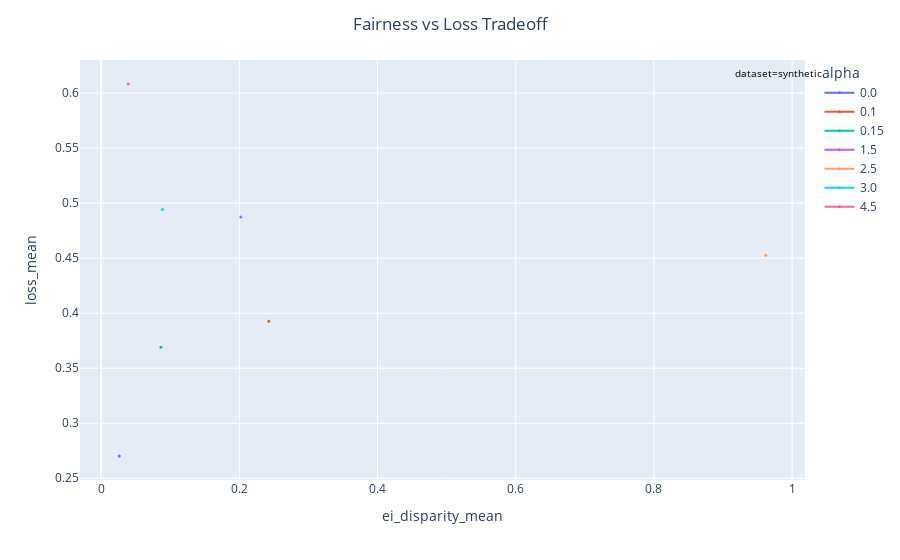

Here is the notebook cell this chart was saved with:
### Code cell
fig = px.line(results, x='ei_disparity_mean', y='loss_mean', color='alpha', hover_data='lambda', markers=True)
fig.add_annotation(dict(font=dict(color='black',size=10),
                                        x=0.9,
                                        y=0.99,
                                        showarrow=False,
                                        text='dataset=synthetic',
                                        textangle=0,
                                        xanchor='left',
                                        xref="paper",
                                        yref="paper"))
fig.update_layout(title=dict(text='Fairness vs Loss Tradeoff', x=0.5))
fig.update_traces(marker=dict(size=3))
fig.show()

### Figure 1 — Plotly figure (JSON) as saved in the notebook; plotly's stock layout.template omitted (floating-point values rounded to 4 significant figures)
{"data": [{"customdata": [[1]], "hovertemplate": "alpha=0.0<br>ei_disparity_mean=%{x}<br>loss_mean=%{y}<br>lambda=%{customdata[0]}<extra></extra>", "legendgroup": "0.0", "line": {"color": "#636efa", "dash": "solid"}, "marker": {"size": 3, "symbol": "circle"}, "mode": "lines+markers", "name": "0.0", "orientation": "v", "showlegend": true, "type": "scatter", "x": [0.02622], "xaxis": "x", "y": [0.2702], "yaxis": "y"}, {"customdata": [[1]], "hovertemplate": "alpha=0.1<br>ei_disparity_mean=%{x}<br>loss_mean=%{y}<br>lambda=%{customdata[0]}<extra></extra>", "legendgroup": "0.1", "line": {"color": "#EF553B", "dash": "solid"}, "marker": {"size": 3, "symbol": "circle"}, "mode": "lines+markers", "name": "0.1", "orientation": "v", "showlegend": true, "type": "scatter", "x": [0.2427], "xaxis": "x", "y": [0.3928], "yaxis": "y"}, {"customdata": [[1]], "hovertemplate": "alpha=0.15<br>ei_disparity_mean=%{x}<br>loss_mean=%{y}<br>lambda=%{customdata[0]}<extra></extra>", "legendgroup": "0.15", "line": {"color": "#00cc96", "dash": "solid"}, "marker": {"size": 3, "symbol": "circle"}, "mode": "lines+markers", "name": "0.15", "orientation": "v", "showlegend": true, "type": "scatter", "x": [0.0866], "xaxis": "x", "y": [0.369], "yaxis": "y"}, {"customdata": [[1]], "hovertemplate": "alpha=1.5<br>ei_disparity_mean=%{x}<br>loss_mean=%{y}<br>lambda=%{customdata[0]}<extra></extra>", "legendgroup": "1.5", "line": {"color": "#ab63fa", "dash": "solid"}, "marker": {"size": 3, "symbol": "circle"}, "mode": "lines+markers", "name": "1.5", "orientation": "v", "showlegend": true, "type": "scatter", "x": [0.2021], "xaxis": "x", "y": [0.4875], "yaxis": "y"}, {"customdata": [[1]], "hovertemplate": "alpha=2.5<br>ei_disparity_mean=%{x}<br>loss_mean=%{y}<br>lambda=%{customdata[0]}<extra></extra>", "legendgroup": "2.5", "line": {"color": "#FFA15A", "dash": "solid"}, "marker": {"size": 3, "symbol": "circle"}, "mode": "lines+markers", "name": "2.5", "orientation": "v", "showlegend": true, "type": "scatter", "x": [0.9619], "xaxis": "x", "y": [0.4527], "yaxis": "y"}, {"customdata": [[1]], "hovertemplate": "alpha=3.0<br>ei_disparity_mean=%{x}<br>loss_mean=%{y}<br>lambda=%{customdata[0]}<extra></extra>", "legendgroup": "3.0", "line": {"color": "#19d3f3", "dash": "solid"}, "marker": {"size": 3, "symbol": "circle"}, "mode": "lines+markers", "name": "3.0", "orientation": "v", "showlegend": true, "type": "scatter", "x": [0.08895], "xaxis": "x", "y": [0.4942], "yaxis": "y"}, {"customdata": [[1]], "hovertemplate": "alpha=4.5<br>ei_disparity_mean=%{x}<br>loss_mean=%{y}<br>lambda=%{customdata[0]}<extra></extra>", "legendgroup": "4.5", "line": {"color": "#FF6692", "dash": "solid"}, "marker": {"size": 3, "symbol": "circle"}, "mode": "lines+markers", "name": "4.5", "orientation": "v", "showlegend": true, "type": "scatter", "x": [0.03938], "xaxis": "x", "y": [0.6082], "yaxis": "y"}], "layout": {"annotations": [{"font": {"color": "black", "size": 10}, "showarrow": false, "text": "dataset=synthetic", "textangle": 0, "x": 0.9, "xanchor": "left", "xref": "paper", "y": 0.99, "yref": "paper"}], "legend": {"title": {"text": "alpha"}, "tracegroupgap": 0}, "margin": {"t": 60}, "title": {"text": "Fairness vs Loss Tradeoff", "x": 0.5}, "xaxis": {"anchor": "y", "domain": [0, 1], "title": {"text": "ei_disparity_mean"}}, "yaxis": {"anchor": "x", "domain": [0, 1], "title": {"text": "loss_mean"}}}}
